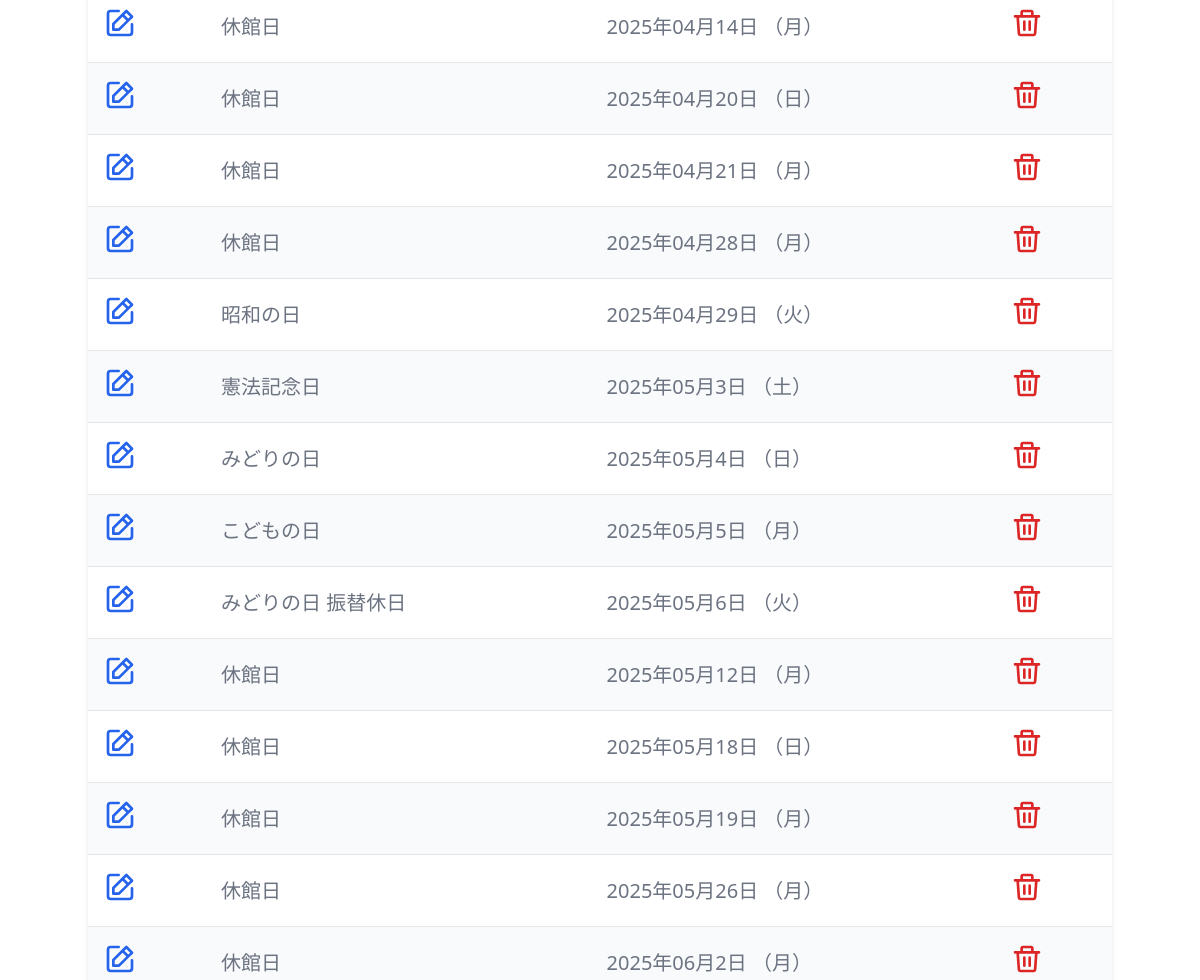
Page /event_manager/holiday (signed in, middle part) on the earlier database version.
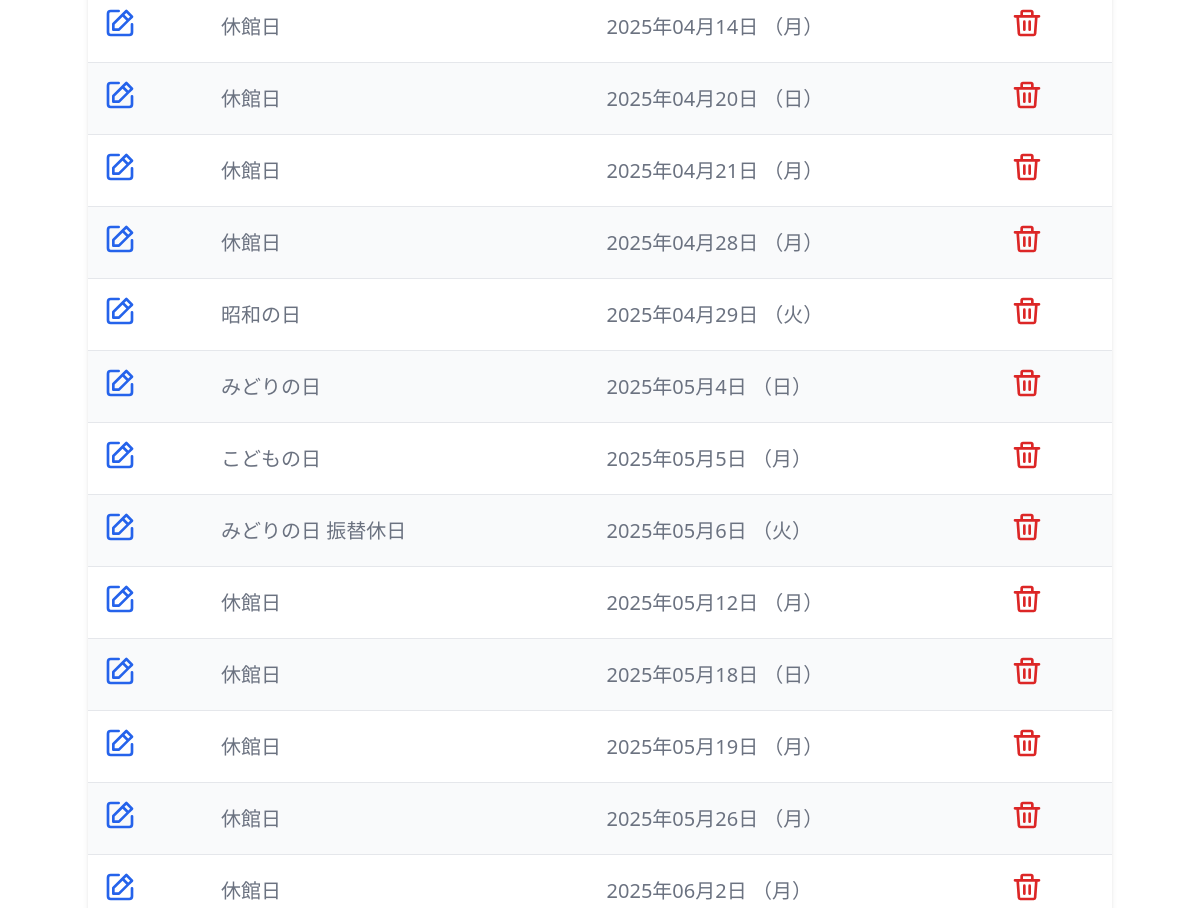
Same page on the later database version.
### event_manager/models.py (models this page shows, shortened)
class HolidayCalendar(models.Model):
	name = models.CharField('祝日名', max_length=32,blank=False)
	date = models.DateField('日付', null=False)
	public_hall = models.ForeignKey(PublicHall,on_delete=models.CASCADE)

### event_manager/views.py (the view, shortened to what this page needs)
# urls.py: path('holiday', views.HolidayCalendarListView.as_view(), name="holiday"),
class HolidayCalendarListView(LoginRequiredMixin, ListView):
    template_name = "event_manager/HolidayCalendar.html"
    success_url = reverse_lazy('event_manager:holiday')
    model = HolidayCalendar
    def get_queryset(self):
        today = datetime.date.today()
        current_public_hall = self.request.user.public_hall  # ログイン中の公民館を取得
        if current_public_hall:
            queryset = HolidayCalendar.objects.filter(public_hall=current_public_hall).filter(
                date__year=today.year, public_hall=current_public_hall).order_by('date').all()
        return queryset
    def get_context_data(self):
        today = datetime.date.today()
        context = super().get_context_data()
        context['page_title'] = '休館日設定('+today.strftime('%Y')+'年)'
        context['form'] = HolidayCalendarForm()    # Create Modal画面
        context['form_update'] = HolidayCalendarUpdateForm()    # Update Modal画面
        context['form_delete'] = HolidayCalendarDeleteForm()    # Delete Modal画面
        return context

### accounts/models.py (called while the page is built)
	def __str__(self):
		return self.name

### templates/event_manager/holidayCalendar.html (shortened to what this page needs)
{% extends 'base_calendar.html' %}
{%block content %}
<div id="content">
	<div class="relative overflow-x-auto shadow-md sm:rounded-lg">
		<table class="w-full text-xl text-left rtl:text-right text-gray-500">
			<tbody>
				{% for object in object_list %}
				<tr class="odd:bg-white even:bg-gray-50 border-b">
					<td class="px-4 py-4">
						<button type="button" class="modal-open-button font-medium text-blue-600"
							data-modal-hide="authentication-modal" data-modal-target="#update-modal"
							data-modal-id={{object.pk}}>
							<a href="#" class=" hover:underline">
							</a>
					</td>
					<td class="px-4 py-4">{{ object.name }}</td>
					<td class="px-4 py-4">{{ object.date|date:"Y年m月j日 （D）"}}</td>
					<td class="px-4 py-4">
						<button type="button" class="modal-open-button font-medium text-red-600"
							data-modal-hide="authentication-modal" data-modal-target="#delete-modal"
							data-modal-id={{object.pk}}>
						</button>
					</td>
				</tr>
				{% endfor %}
			</tbody>
		</table>
	</div>
</div>
{% endblock %}

Differences in the rows shown:
removed HolidayCalendar: name "憲法記念日", date "2025年05月3日 （土）"
